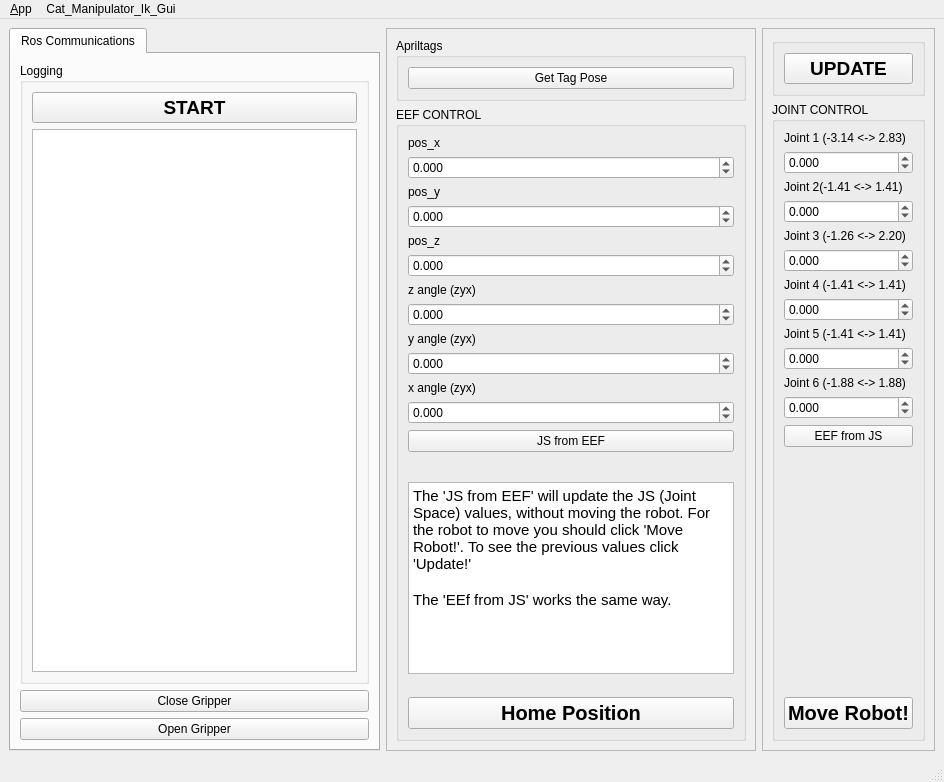
<?xml version="1.0" encoding="UTF-8"?>
<ui version="4.0">
 <class>MainWindowDesign</class>
 <widget class="QMainWindow" name="MainWindowDesign">
  <property name="geometry">
   <rect>
    <x>0</x>
    <y>0</y>
    <width>944</width>
    <height>782</height>
   </rect>
  </property>
  <property name="windowTitle">
   <string>QRosApp</string>
  </property>
  <property name="windowIcon">
   <iconset resource="../../cat_manipulator_gui/resources/images.qrc">
    <normaloff>:/images/icon.png</normaloff>:/images/icon.png</iconset>
  </property>
  <property name="locale">
   <locale language="English" country="Australia"/>
  </property>
  <widget class="QWidget" name="centralwidget">
   <layout class="QHBoxLayout">
    <item>
     <widget class="QTabWidget" name="tab_manager">
      <property name="minimumSize">
       <size>
        <width>100</width>
        <height>0</height>
       </size>
      </property>
      <property name="locale">
       <locale language="English" country="Australia"/>
      </property>
      <property name="currentIndex">
       <number>0</number>
      </property>
      <widget class="QWidget" name="tab_status">
       <attribute name="title">
        <string>Ros Communications</string>
       </attribute>
       <layout class="QVBoxLayout" name="verticalLayout_2">
        <item>
         <widget class="QGroupBox" name="groupBox_12">
          <property name="sizePolicy">
           <sizepolicy hsizetype="MinimumExpanding" vsizetype="Preferred">
            <horstretch>0</horstretch>
            <verstretch>0</verstretch>
           </sizepolicy>
          </property>
          <property name="title">
           <string>Logging</string>
          </property>
          <layout class="QGridLayout" name="gridLayout_3">
           <item row="2" column="0">
            <widget class="QListView" name="view_logging"/>
           </item>
           <item row="1" column="0">
            <widget class="QPushButton" name="start_button">
             <property name="font">
              <font>
               <pointsize>14</pointsize>
               <weight>75</weight>
               <bold>true</bold>
              </font>
             </property>
             <property name="text">
              <string>START</string>
             </property>
            </widget>
           </item>
          </layout>
         </widget>
        </item>
        <item>
         <widget class="QPushButton" name="closegripper_button">
          <property name="text">
           <string>Close Gripper</string>
          </property>
         </widget>
        </item>
        <item>
         <widget class="QPushButton" name="opengripper_button">
          <property name="text">
           <string>Open Gripper</string>
          </property>
         </widget>
        </item>
       </layout>
      </widget>
     </widget>
    </item>
    <item>
     <widget class="QFrame" name="IK_frame">
      <property name="sizePolicy">
       <sizepolicy hsizetype="Minimum" vsizetype="Preferred">
        <horstretch>0</horstretch>
        <verstretch>0</verstretch>
       </sizepolicy>
      </property>
      <property name="frameShape">
       <enum>QFrame::StyledPanel</enum>
      </property>
      <property name="frameShadow">
       <enum>QFrame::Raised</enum>
      </property>
      <layout class="QVBoxLayout" name="verticalLayout_9">
       <item>
        <widget class="QGroupBox" name="currentEEFpose_2">
         <property name="title">
          <string>Apriltags</string>
         </property>
         <layout class="QGridLayout" name="gridLayout_6">
          <item row="0" column="0">
           <widget class="QPushButton" name="getTagPose_button">
            <property name="text">
             <string>Get Tag Pose</string>
            </property>
           </widget>
          </item>
         </layout>
        </widget>
       </item>
       <item>
        <widget class="QGroupBox" name="IK">
         <property name="title">
          <string>EEF CONTROL</string>
         </property>
         <layout class="QVBoxLayout" name="verticalLayout_10">
          <item>
           <widget class="QLabel" name="eef_posx">
            <property name="text">
             <string>pos_x</string>
            </property>
           </widget>
          </item>
          <item>
           <widget class="QDoubleSpinBox" name="eef_pos_x_spinbox">
            <property name="decimals">
             <number>3</number>
            </property>
            <property name="minimum">
             <double>-10.000000000000000</double>
            </property>
            <property name="maximum">
             <double>10.000000000000000</double>
            </property>
            <property name="singleStep">
             <double>0.010000000000000</double>
            </property>
           </widget>
          </item>
          <item>
           <widget class="QLabel" name="eef_posy">
            <property name="text">
             <string>pos_y</string>
            </property>
           </widget>
          </item>
          <item>
           <widget class="QDoubleSpinBox" name="eef_pos_y_spinbox">
            <property name="decimals">
             <number>3</number>
            </property>
            <property name="minimum">
             <double>-10.000000000000000</double>
            </property>
            <property name="maximum">
             <double>10.000000000000000</double>
            </property>
            <property name="singleStep">
             <double>0.010000000000000</double>
            </property>
           </widget>
          </item>
          <item>
           <widget class="QLabel" name="eef_posz">
            <property name="text">
             <string>pos_z</string>
            </property>
           </widget>
          </item>
          <item>
           <widget class="QDoubleSpinBox" name="eef_pos_z_spinbox">
            <property name="decimals">
             <number>3</number>
            </property>
            <property name="minimum">
             <double>-10.000000000000000</double>
            </property>
            <property name="maximum">
             <double>10.000000000000000</double>
            </property>
            <property name="singleStep">
             <double>0.010000000000000</double>
            </property>
           </widget>
          </item>
          <item>
           <widget class="QLabel" name="eef_zyxangle_z">
            <property name="text">
             <string>z angle (zyx)</string>
            </property>
           </widget>
          </item>
          <item>
           <widget class="QDoubleSpinBox" name="eef_zyxangle_z_spinbox">
            <property name="decimals">
             <number>3</number>
            </property>
            <property name="minimum">
             <double>-360.000000000000000</double>
            </property>
            <property name="maximum">
             <double>360.000000000000000</double>
            </property>
           </widget>
          </item>
          <item>
           <widget class="QLabel" name="eef_zyxangle_y">
            <property name="text">
             <string>y angle (zyx)</string>
            </property>
           </widget>
          </item>
          <item>
           <widget class="QDoubleSpinBox" name="eef_zyxangle_y_spinbox">
            <property name="decimals">
             <number>3</number>
            </property>
            <property name="minimum">
             <double>-360.000000000000000</double>
            </property>
            <property name="maximum">
             <double>360.000000000000000</double>
            </property>
           </widget>
          </item>
          <item>
           <widget class="QLabel" name="eef_zyxangle_x">
            <property name="text">
             <string>x angle (zyx)</string>
            </property>
           </widget>
          </item>
          <item>
           <widget class="QDoubleSpinBox" name="eef_zyxangle_x_spinbox">
            <property name="decimals">
             <number>3</number>
            </property>
            <property name="minimum">
             <double>-360.000000000000000</double>
            </property>
            <property name="maximum">
             <double>360.000000000000000</double>
            </property>
           </widget>
          </item>
          <item>
           <widget class="QPushButton" name="JSfromEEF_button">
            <property name="text">
             <string>JS from EEF</string>
            </property>
           </widget>
          </item>
          <item>
           <widget class="QLabel" name="label">
            <property name="font">
             <font>
              <pointsize>12</pointsize>
              <weight>75</weight>
              <italic>true</italic>
              <bold>true</bold>
             </font>
            </property>
            <property name="text">
             <string/>
            </property>
           </widget>
          </item>
          <item>
           <widget class="QTextEdit" name="textEdit">
            <property name="html">
             <string>&lt;!DOCTYPE HTML PUBLIC &quot;-//W3C//DTD HTML 4.0//EN&quot; &quot;http://www.w3.org/TR/REC-html40/strict.dtd&quot;&gt;
&lt;html&gt;&lt;head&gt;&lt;meta name=&quot;qrichtext&quot; content=&quot;1&quot; /&gt;&lt;style type=&quot;text/css&quot;&gt;
p, li { white-space: pre-wrap; }
&lt;/style&gt;&lt;/head&gt;&lt;body style=&quot; font-family:'Ubuntu'; font-size:11pt; font-weight:400; font-style:normal;&quot;&gt;
&lt;p style=&quot; margin-top:0px; margin-bottom:0px; margin-left:0px; margin-right:0px; -qt-block-indent:0; text-indent:0px;&quot;&gt;The 'JS from EEF' will update the JS (Joint Space) values, without moving the robot. For the robot to move you should click 'Move Robot!'. To see the previous values click 'Update!'&lt;/p&gt;
&lt;p style=&quot;-qt-paragraph-type:empty; margin-top:0px; margin-bottom:0px; margin-left:0px; margin-right:0px; -qt-block-indent:0; text-indent:0px;&quot;&gt;&lt;br /&gt;&lt;/p&gt;
&lt;p style=&quot; margin-top:0px; margin-bottom:0px; margin-left:0px; margin-right:0px; -qt-block-indent:0; text-indent:0px;&quot;&gt;The 'EEf from JS' works the same way.&lt;/p&gt;&lt;/body&gt;&lt;/html&gt;</string>
            </property>
           </widget>
          </item>
          <item>
           <spacer name="verticalSpacer_4">
            <property name="orientation">
             <enum>Qt::Vertical</enum>
            </property>
            <property name="sizeHint" stdset="0">
             <size>
              <width>10</width>
              <height>10</height>
             </size>
            </property>
           </spacer>
          </item>
          <item>
           <widget class="QPushButton" name="move_gotoHomePosition_button">
            <property name="font">
             <font>
              <pointsize>15</pointsize>
              <weight>75</weight>
              <bold>true</bold>
             </font>
            </property>
            <property name="text">
             <string>Home Position</string>
            </property>
           </widget>
          </item>
         </layout>
        </widget>
       </item>
      </layout>
     </widget>
    </item>
    <item>
     <widget class="QFrame" name="FK_frame">
      <property name="sizePolicy">
       <sizepolicy hsizetype="Minimum" vsizetype="Preferred">
        <horstretch>0</horstretch>
        <verstretch>0</verstretch>
       </sizepolicy>
      </property>
      <property name="frameShape">
       <enum>QFrame::StyledPanel</enum>
      </property>
      <property name="frameShadow">
       <enum>QFrame::Raised</enum>
      </property>
      <layout class="QVBoxLayout" name="verticalLayout_7">
       <item>
        <widget class="QGroupBox" name="currentJointState_theta">
         <property name="title">
          <string/>
         </property>
         <layout class="QGridLayout" name="gridLayout_4">
          <item row="0" column="0">
           <widget class="QPushButton" name="update_button">
            <property name="font">
             <font>
              <pointsize>14</pointsize>
              <weight>75</weight>
              <bold>true</bold>
             </font>
            </property>
            <property name="text">
             <string>UPDATE</string>
            </property>
           </widget>
          </item>
         </layout>
        </widget>
       </item>
       <item>
        <widget class="QGroupBox" name="FK_joints">
         <property name="title">
          <string>JOINT CONTROL</string>
         </property>
         <layout class="QVBoxLayout" name="verticalLayout_8">
          <item>
           <widget class="QLabel" name="joint1_theta">
            <property name="text">
             <string>Joint 1 (-3.14 &lt;-&gt; 2.83)</string>
            </property>
           </widget>
          </item>
          <item>
           <widget class="QDoubleSpinBox" name="joint1_theta_spinbox">
            <property name="decimals">
             <number>3</number>
            </property>
            <property name="minimum">
             <double>-10.000000000000000</double>
            </property>
            <property name="maximum">
             <double>10.000000000000000</double>
            </property>
            <property name="singleStep">
             <double>0.010000000000000</double>
            </property>
           </widget>
          </item>
          <item>
           <widget class="QLabel" name="joint2_theta">
            <property name="text">
             <string>Joint 2(-1.41 &lt;-&gt; 1.41)</string>
            </property>
           </widget>
          </item>
          <item>
           <widget class="QDoubleSpinBox" name="joint2_theta_spinbox">
            <property name="decimals">
             <number>3</number>
            </property>
            <property name="minimum">
             <double>-10.000000000000000</double>
            </property>
            <property name="maximum">
             <double>10.000000000000000</double>
            </property>
            <property name="singleStep">
             <double>0.010000000000000</double>
            </property>
           </widget>
          </item>
          <item>
           <widget class="QLabel" name="joint3_theta">
            <property name="text">
             <string>Joint 3 (-1.26 &lt;-&gt; 2.20)</string>
            </property>
           </widget>
          </item>
          <item>
           <widget class="QDoubleSpinBox" name="joint3_theta_spinbox">
            <property name="decimals">
             <number>3</number>
            </property>
            <property name="minimum">
             <double>-10.000000000000000</double>
            </property>
            <property name="maximum">
             <double>10.000000000000000</double>
            </property>
            <property name="singleStep">
             <double>0.010000000000000</double>
            </property>
           </widget>
          </item>
          <item>
           <widget class="QLabel" name="joint4_theta">
            <property name="text">
             <string>Joint 4 (-1.41 &lt;-&gt; 1.41)</string>
            </property>
           </widget>
          </item>
          <item>
           <widget class="QDoubleSpinBox" name="joint4_theta_spinbox">
            <property name="decimals">
             <number>3</number>
            </property>
            <property name="minimum">
             <double>-360.000000000000000</double>
            </property>
            <property name="maximum">
             <double>360.000000000000000</double>
            </property>
           </widget>
          </item>
          <item>
           <widget class="QLabel" name="joint5_theta">
            <property name="text">
             <string>Joint 5 (-1.41 &lt;-&gt; 1.41)</string>
            </property>
           </widget>
          </item>
          <item>
           <widget class="QDoubleSpinBox" name="joint5_theta_spinbox">
            <property name="decimals">
             <number>3</number>
            </property>
            <property name="minimum">
             <double>-360.000000000000000</double>
            </property>
            <property name="maximum">
             <double>360.000000000000000</double>
            </property>
           </widget>
          </item>
          <item>
           <widget class="QLabel" name="joint6_theta">
            <property name="text">
             <string>Joint 6 (-1.88 &lt;-&gt; 1.88)</string>
            </property>
           </widget>
          </item>
          <item>
           <widget class="QDoubleSpinBox" name="joint6_theta_spinbox">
            <property name="decimals">
             <number>3</number>
            </property>
            <property name="minimum">
             <double>-360.000000000000000</double>
            </property>
            <property name="maximum">
             <double>360.000000000000000</double>
            </property>
           </widget>
          </item>
          <item>
           <widget class="QPushButton" name="EEFfromJointState_button">
            <property name="text">
             <string>EEF from JS</string>
            </property>
           </widget>
          </item>
          <item>
           <spacer name="verticalSpacer_3">
            <property name="orientation">
             <enum>Qt::Vertical</enum>
            </property>
            <property name="sizeHint" stdset="0">
             <size>
              <width>20</width>
              <height>40</height>
             </size>
            </property>
           </spacer>
          </item>
          <item>
           <widget class="QPushButton" name="publishJointState_button">
            <property name="font">
             <font>
              <pointsize>15</pointsize>
              <weight>75</weight>
              <bold>true</bold>
             </font>
            </property>
            <property name="text">
             <string>Move Robot!</string>
            </property>
           </widget>
          </item>
         </layout>
        </widget>
       </item>
      </layout>
     </widget>
    </item>
   </layout>
  </widget>
  <widget class="QMenuBar" name="menubar">
   <property name="geometry">
    <rect>
     <x>0</x>
     <y>0</y>
     <width>944</width>
     <height>25</height>
    </rect>
   </property>
   <widget class="QMenu" name="menu_File">
    <property name="title">
     <string>&amp;App</string>
    </property>
    <addaction name="action_Preferences"/>
    <addaction name="separator"/>
    <addaction name="actionAbout"/>
    <addaction name="actionAbout_Qt"/>
    <addaction name="separator"/>
    <addaction name="action_Quit"/>
   </widget>
   <widget class="QMenu" name="menuCat_Manipulator_Ik_Gui">
    <property name="title">
     <string>Cat_Manipulator_Ik_Gui</string>
    </property>
   </widget>
   <addaction name="menu_File"/>
   <addaction name="menuCat_Manipulator_Ik_Gui"/>
  </widget>
  <widget class="QStatusBar" name="statusbar"/>
  <action name="action_Quit">
   <property name="text">
    <string>&amp;Quit</string>
   </property>
   <property name="shortcut">
    <string>Ctrl+Q</string>
   </property>
   <property name="shortcutContext">
    <enum>Qt::ApplicationShortcut</enum>
   </property>
  </action>
  <action name="action_Preferences">
   <property name="text">
    <string>&amp;Preferences</string>
   </property>
  </action>
  <action name="actionAbout">
   <property name="text">
    <string>&amp;About</string>
   </property>
  </action>
  <action name="actionAbout_Qt">
   <property name="text">
    <string>About &amp;Qt</string>
   </property>
  </action>
 </widget>
 <resources>
  <include location="../../cat_manipulator_gui/resources/images.qrc"/>
 </resources>
 <connections>
  <connection>
   <sender>action_Quit</sender>
   <signal>triggered()</signal>
   <receiver>MainWindowDesign</receiver>
   <slot>close()</slot>
   <hints>
    <hint type="sourcelabel">
     <x>-1</x>
     <y>-1</y>
    </hint>
    <hint type="destinationlabel">
     <x>399</x>
     <y>299</y>
    </hint>
   </hints>
  </connection>
 </connections>
</ui>
